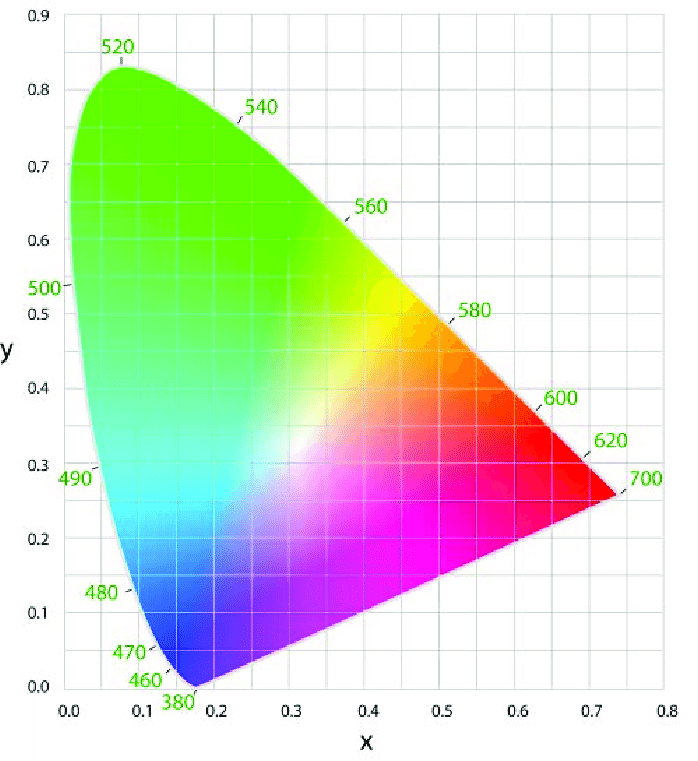
#> input picture 1_cie.png, 698 x 761 px
$ python 1_chromaticity_coordinates.py
#> lines starting #> are read from the running program, lines starting #| are printed output that depends on the picture
# 1. Plot the chromaticity coordinates of the pixels of an image on the CIE 1931 diagram

import cv2
import numpy as np
import matplotlib.pyplot as plt
from colour import XYZ_to_xy, sRGB_to_XYZ

# Load image
img = cv2.imread("1_cie.png")
#> img is the input picture: shape (761, 698, 3); mean B, G, R 208.5, 226.1, 217.9
img = cv2.cvtColor(img, cv2.COLOR_BGR2RGB) / 255.0
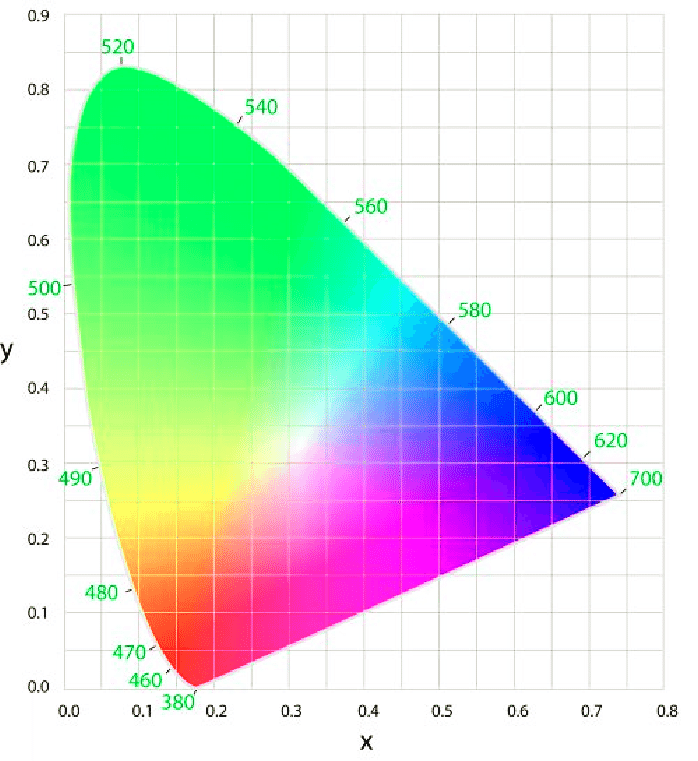
#> img: shape (761, 698, 3) float64; mean B, G, R 0.855, 0.887, 0.818

# Reshape to N x 3
pixels = img.reshape(-1, 3)

# Convert RGB → XYZ → xy (chromaticity coordinates)
#> (the run stopped early here; a loop or call above may not have finished)
